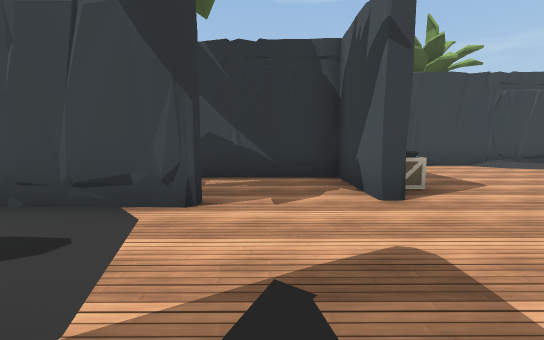
[1] (above)

24 first-person views from a walk through a Unity game level. The camera is 1.4 m above the floor, tilts 6° down and sees 90° across. The floor is counted in squares, 2 m on a side. Each view is taken from the middle of a square. On the plan, view 1 faces up. The plan holds only what a view shows up to about 9 squares ahead; the rest is blank. The place goes on beyond the plan. The player is left out. Some surface patterns are stand-ins.

[2]
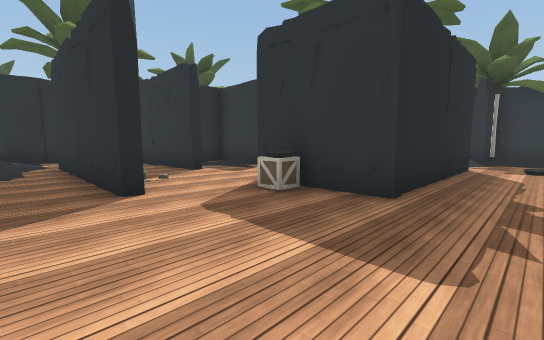

[3]
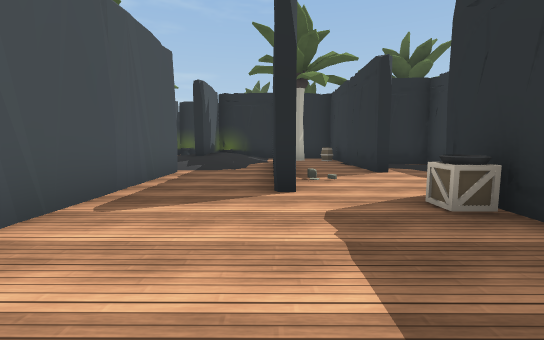

[4]
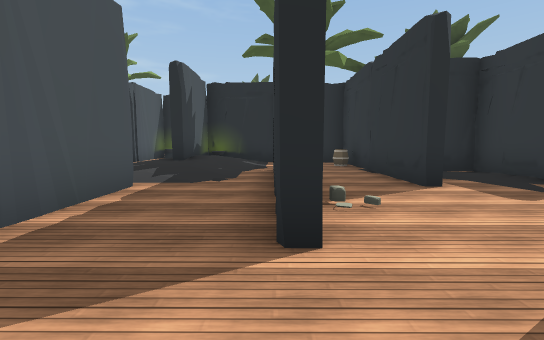

[5]
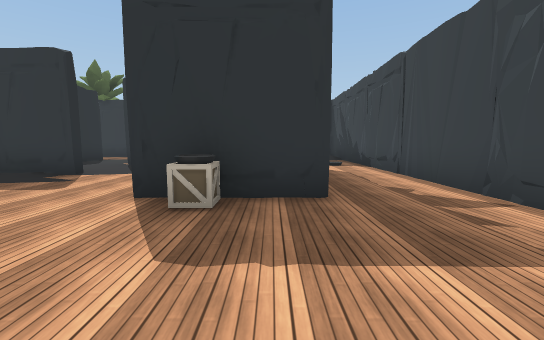

[6]
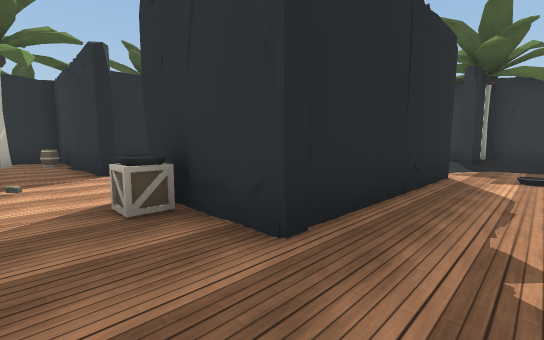

[7]
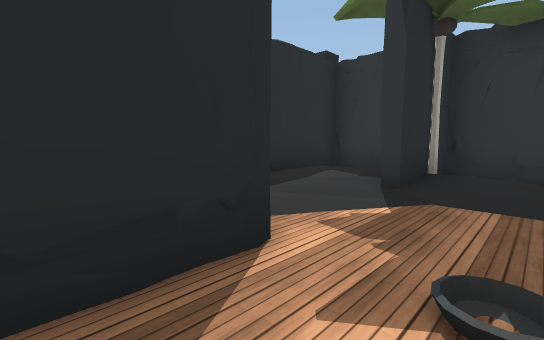

[8]
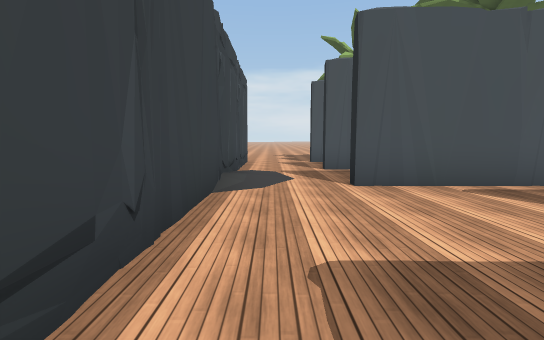

[9]
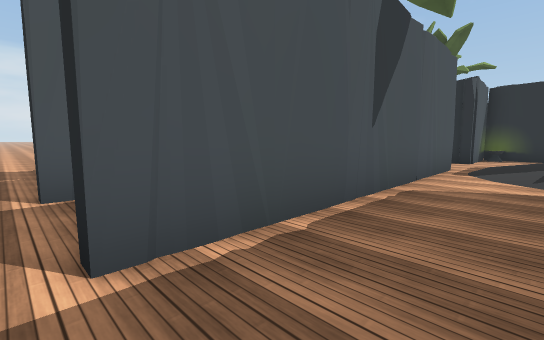

[10]
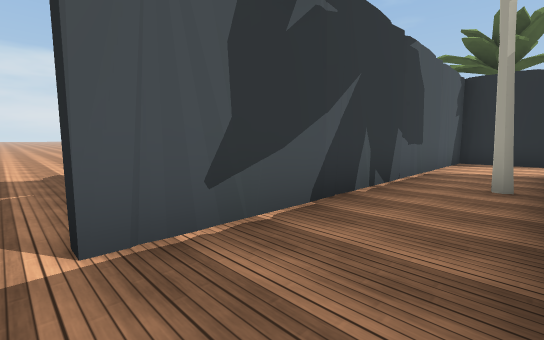

[11]
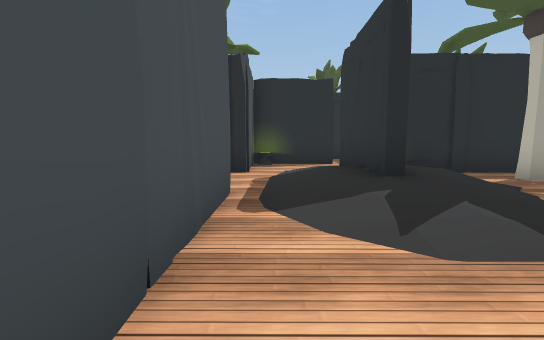

[12]
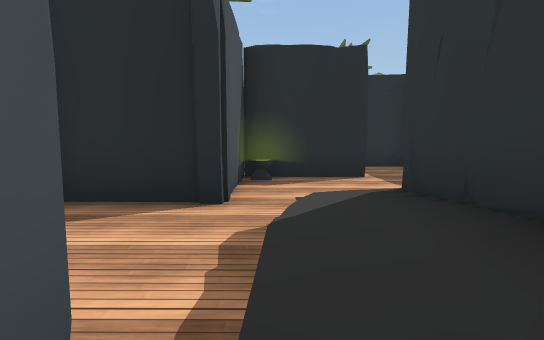

[13]
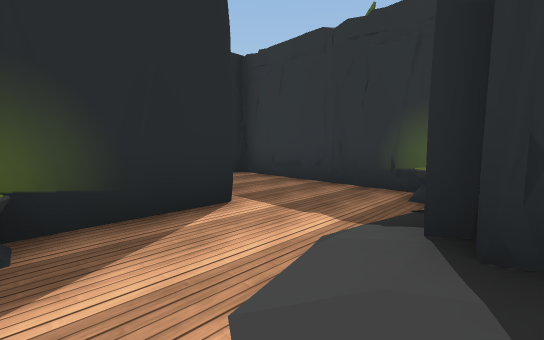

[14]
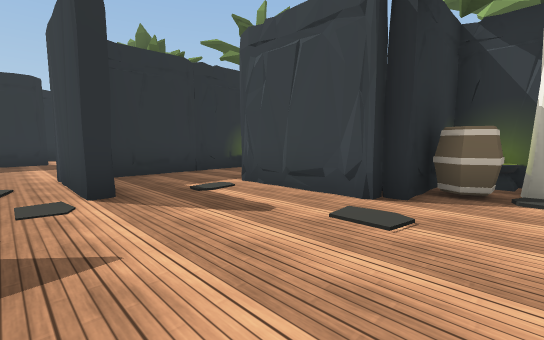

[15]
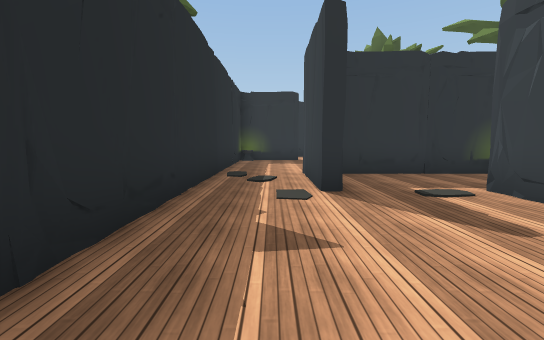

[16]
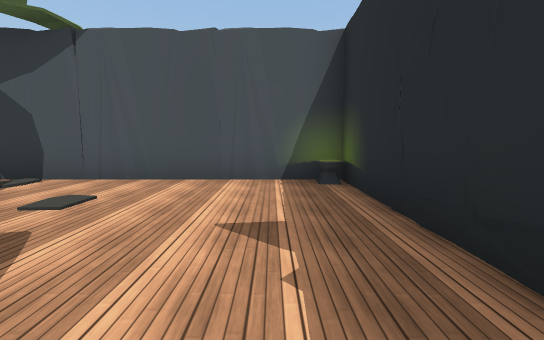

[17]
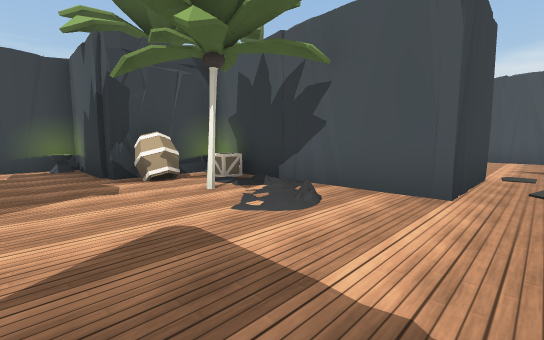

[18]
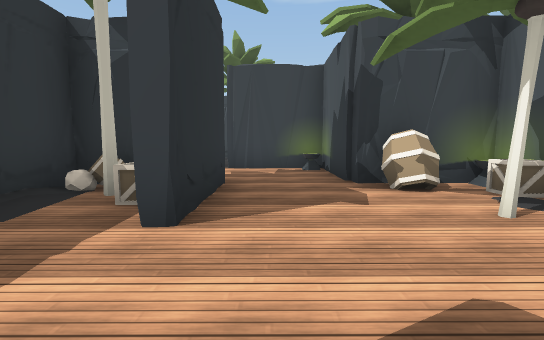

[19]
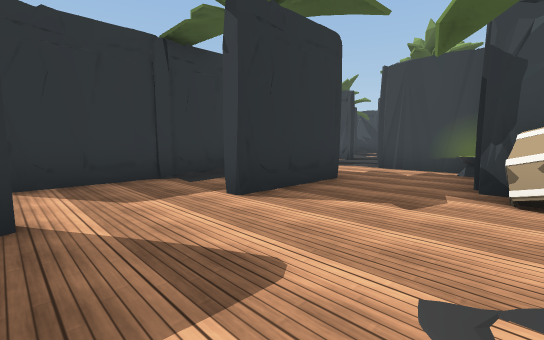

[20]
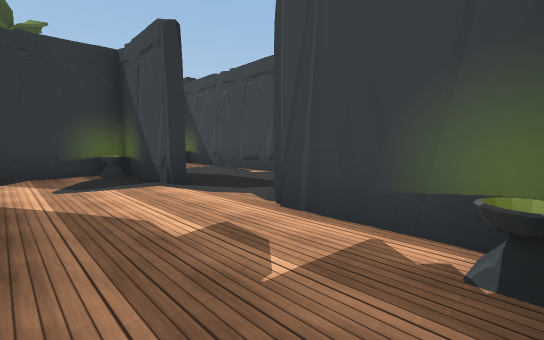

[21]
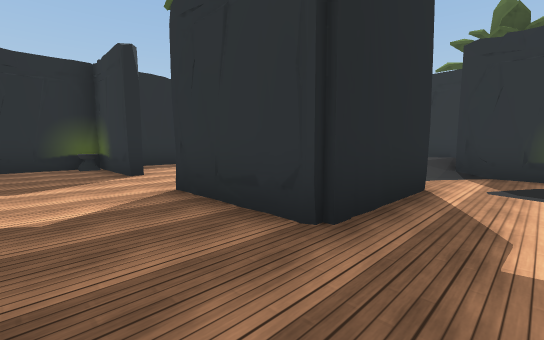

[22]
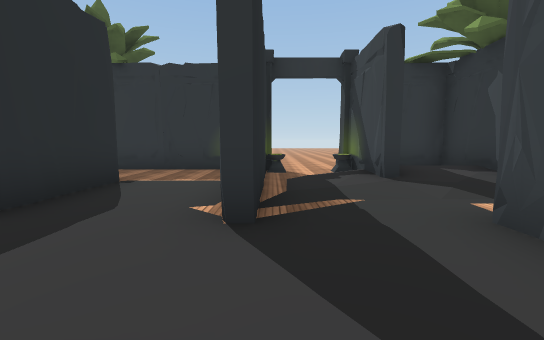

[23]
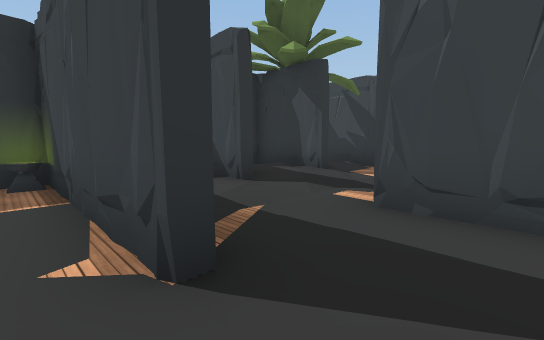

[24]
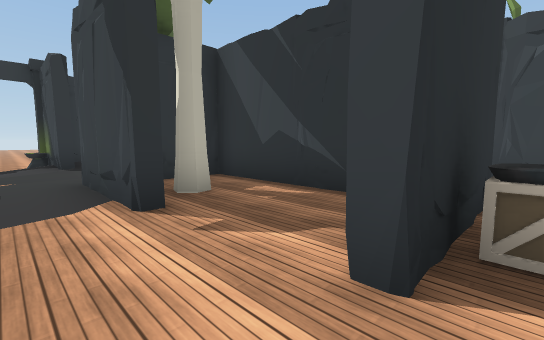

### Floor plan
Key: @ floor where view 1 was taken; # wall or solid block; . main floor; : floor 0.25 m higher than the main floor; + floor 0.5 m higher than the main floor; / step, stairs or slope; T palm tree; C crate; B barrel; R rock; O other object.
Columns run from 10 left of view 1 to 14 right of it. Each row starts with its distance up from view 1.
  8   ####################
  7   #//............/....
  6   #T#...#####............
  5   #/:..##...#...#..#.#...
  4   #/://#T...O...#..#.#O
  3 ..O##..###..C.#.#..#.#
  2 ..............#.#..#.#
  1  .O####.......#.#..T.#
  0   O......#@.#.#///.#.#
 -1   #......#..#.#/++/#.#
 -2   #.#O#..##O#../#+/..#
 -3   # #.......BT./#//..#
 -4  T# #...T...#####/..T#
 -5   # +/ RB ..BOO./..#O#
 -6        #C#...C#...OB/#
 -7        #....T.#..##..#
 -8        #......#......#
 -9        #.#....###....#
-10         .#...........#
-11        ##O###########O

Where each view was taken, in squares from view 1:
view 1: 0 up, 0 right, facing up
view 2: 7 up, 5 right, facing down-left
view 3: 7 up, 4 right, facing down
view 4: 5 up, 4 right, facing down
view 5: 5 up, 5 right, facing left
view 6: 7 up, 3 right, facing down-left
view 7: 7 up, 2 left, facing down-left
view 8: 7 up, 2 right, facing right
view 9: 6 up, 7 right, facing down-right
view 10: 6 up, 9 right, facing down-right
view 11: 2 up, 8 right, facing down
view 12: 1 down, 8 right, facing down
view 13: 4 down, 8 right, facing down-left
view 14: 10 down, 10 right, facing up-left
view 15: 10 down, 10 right, facing left
view 16: 10 down, 6 right, facing right
view 17: 10 down, 0 right, facing up-right
view 18: 9 down, 0 right, facing up
view 19: 9 down, 2 right, facing up-left
view 20: 4 down, 1 right, facing up-left
view 21: 3 down, 1 right, facing down-left
view 22: 1 up, 1 left, facing left
view 23: 0 up, 2 left, facing up-left
view 24: 2 up, 2 right, facing up-left
